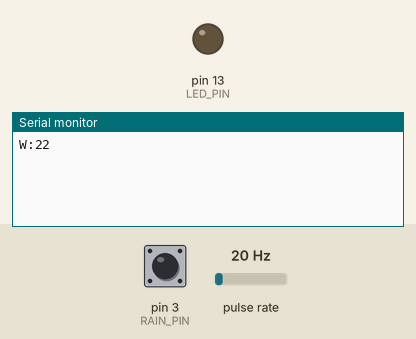
Recording of a sketch running on a simulated Arduino Mega 2560, built with avr-gcc and run on an emulated ATmega2560. Parts: output pins drawn as LEDs (lit = HIGH), the last lines printed to the serial monitor. Wiring (inferred from the names in the program): pulse sensor: data pin 2. The inputs (shaded band) are chosen by the test bench; at power-on: pin 3 (RAIN_PIN) HIGH, pulse rate 20 Hz.

Above: at 1.2 s.
1.3 s: pin 3 (RAIN_PIN) pulled LOW for 0.15 s
At 2.0 s:
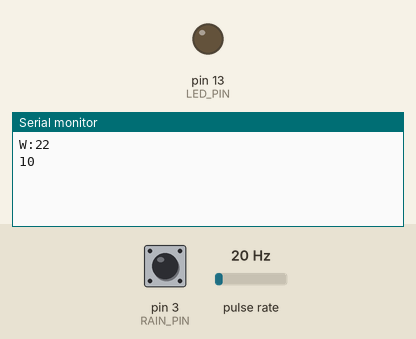
2.9 s: pin 3 (RAIN_PIN) pulled LOW for 1 s
At 3.12 s:
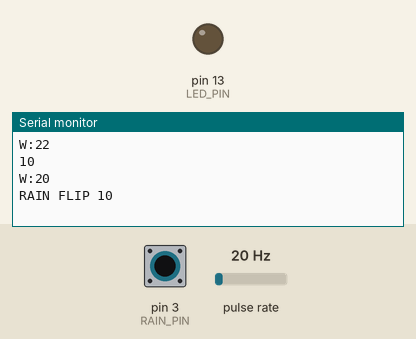

Measured:
- after the input at 1.3 s, the serial monitor: prints a new line at once (image 1)
- after the input at 2.9 s, the serial monitor: prints a new line at once (image 2)

The sketch:

roof_sensor_serial.ino
```cpp
// (licence header left out)
#include <DHT.h>

#define LED_PIN    13 // LED connected to digital pin 13
#define WIND_PIN   2  // Anemometer connected to digital (interrupt) pin 2
#define RAIN_PIN   3  // Rain Meter connected to digital (interrupt) pin 3

#define TEMP_PIN_1 12         // Temp Sensor connected to digital pin 12
#define TEMP_PIN_1_TYPE DHT22 // Temp Sensor type
#define TEMP_PIN_1_DELAY 30   // How often to update sensor
#define BATTERY_DELAY 120     // How often to update voltage

#define TEXT_RAIN_FLIP "RAIN FLIP " // serial text to print on rain flip
#define TEXT_WIND_UPDATE "W:"       // serial text to print on wind update
#define TEXT_OUTSIDE     "T:"       // serial text to print for temperature
#define TEXT_HUMIDITY    "H:"       // serial text to print for humidity
#define TEXT_BATTERY     "B:"       // serial text to print for voltage

#define WIND_DEBOUNCE_TIME 200     // MICROseconds before accepting more wind
#define RAIN_DEBOUNCE_TIME 2000    // MILLIseconds before accepting new rain

volatile unsigned long windDebounce = 0; // last wind debounce
volatile unsigned long rainDebounce = 0; // last rain debounce
unsigned long lastmillis  = 0;           // last time main loop reported
volatile byte half_revolutions = 0;      // number of wind (half) revolutions since reset
int tempCounter    = 0;                  // counter for how many seconds since last temp reading
int batteryCounter = 0;                  // counter for how many seconds since last battery reading

DHT dht(TEMP_PIN_1, TEMP_PIN_1_TYPE);    // Declare the DHT sensor

// Setup code, runs once upon boot:
void setup() {
  pinMode(LED_PIN, OUTPUT);        // set led pin as output
  pinMode(WIND_PIN, INPUT_PULLUP); // enable pullup for wind sensor
  pinMode(RAIN_PIN, INPUT_PULLUP); // enable pullup for rain sensor

  Serial.begin(9600);             // Start serial
  dht.begin();                    // Initialize the DHT sensor

  attachInterrupt(digitalPinToInterrupt(WIND_PIN), windInterrupt, FALLING); // attach interrupt handler
  attachInterrupt(digitalPinToInterrupt(RAIN_PIN), rainInterrupt, FALLING); // attach interrupt handler
}

// Main code, runs forever:
void loop() {
  if (millis() - lastmillis >= 1000) {    // if it's been more than 1000ms:
    noInterrupts();                         // disable interrupts when calculating
    Serial.print(TEXT_WIND_UPDATE);         // print header
    Serial.println(getWind(), DEC);         // print the rpm to serial

    if (tempCounter > TEMP_PIN_1_DELAY) { // if we've ran this loop 30 times
      updateTemp();                         // then get us temp data
    } else {
      tempCounter++;                        // otherwise, increment loop count
    }

    if (batteryCounter > BATTERY_DELAY) { // if we've ran this loop 120 times
      updateVoltage();                      // then get us temp data
    } else {
      batteryCounter++;                     // otherwise, increment loop count
    }

    lastmillis = millis();                  // update lastmillis
    interrupts();                           // re-enable interrupts
  }
  delay(100); //saves considerable power & heat
}

// When wind gauge is triggered
void windInterrupt() {
  if (micros() - windDebounce > WIND_DEBOUNCE_TIME) { // if we're not within the debounce time
    half_revolutions++;              // increment the half revolutions
    windDebounce = micros();         // update the last debounce time
  }
}

// When rain gauge is triggered
// This also checks for and rules out strange static flip readings
void rainInterrupt() {
  int triggers = 0;
  for (int i=0;i<10;i++) {
    if (digitalRead(RAIN_PIN) == 0)
      triggers++;
    delay(10);
  }

  //Only consider it as tripped if at least 90% of the 100ms after trip is also tripped
  if (triggers > 8) {
    if (millis() - rainDebounce > RAIN_DEBOUNCE_TIME) { // if we're not within the debounce time
      Serial.print(TEXT_RAIN_FLIP);     // then output that we flipped.
      rainDebounce = millis();            // update the last debounce time
    }
  }
  Serial.println(triggers);
}

// Called to update & send temp data
void updateTemp() {
  float f = dht.readTemperature(true);
  float h = dht.readHumidity();
  if ( !isnan(f) && !isnan(h) ) {
    Serial.print(TEXT_OUTSIDE);
    Serial.println(f);
    Serial.print(TEXT_HUMIDITY);
    Serial.println(h);
  }
  tempCounter = 1;
}

//Called to update & send voltage data
void updateVoltage() {
  Serial.print(TEXT_BATTERY);
  Serial.println( readVcc(), DEC );
  batteryCounter = 1;
}

// gets the number of windTurns
// also resets it and handles led blinking
int getWind() {
  if (half_revolutions == 0) { // if no revolutions,
    ledOnFor(5);                 // then flash the led
  }
  int rpm = half_revolutions;
  half_revolutions = 0;          // reset revolutions
  return rpm;                    // return result
}

// turns LED on, waits 'time' ms, turns LED off
void ledOnFor(int time) {
  digitalWrite(13, HIGH); // set the LED on
  delay(time);            // wait the desired amount of time
  digitalWrite(13, LOW);  // set the LED off
}

// Measures the 5v power rail using the internal 1.1v vref backwards.
// http://provideyourown.com/2012/secret-arduino-voltmeter-measure-battery-voltage/
long readVcc() {
  // Read 1.1V reference against AVcc
  // set the reference to Vcc and the measurement to the internal 1.1V reference
  #if defined(__AVR_ATmega32U4__) || defined(__AVR_ATmega1280__) || defined(__AVR_ATmega2560__)
    ADMUX = _BV(REFS0) | _BV(MUX4) | _BV(MUX3) | _BV(MUX2) | _BV(MUX1);
  #elif defined (__AVR_ATtiny24__) || defined(__AVR_ATtiny44__) || defined(__AVR_ATtiny84__)
    ADMUX = _BV(MUX5) | _BV(MUX0);
  #elif defined (__AVR_ATtiny25__) || defined(__AVR_ATtiny45__) || defined(__AVR_ATtiny85__)
    ADMUX = _BV(MUX3) | _BV(MUX2);
  #else
    ADMUX = _BV(REFS0) | _BV(MUX3) | _BV(MUX2) | _BV(MUX1);
  #endif

  delay(2);                        // Wait for Vref to settle
  ADCSRA |= _BV(ADSC);             // Start conversion
  while (bit_is_set(ADCSRA,ADSC)); // measuring

  uint8_t low  = ADCL;             // must read ADCL first - it then locks ADCH
  uint8_t high = ADCH;             // unlocks both

  long result = (high<<8) | low;   // combine result

  result = 1125300L / result;      // Calculate Vcc (in mV); 1125300 = 1.1*1023*1000
  return result;                   // Vcc in millivolts
}
```
